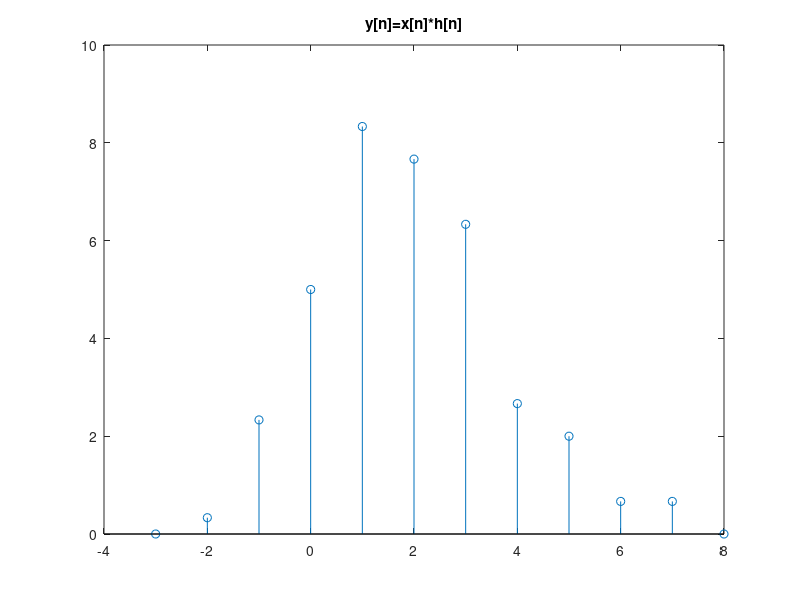

This figure's MATLAB source:
x=[1 5 2 4 -2 2];
h=[0 1/3 2/3 1 2/3 1/3 0];
nx=0:5;
nh=-3:3;
y=conv(x,h);
ny=-3:length(y)-4;
stem(ny,y),title('y[n]=x[n]*h[n]');